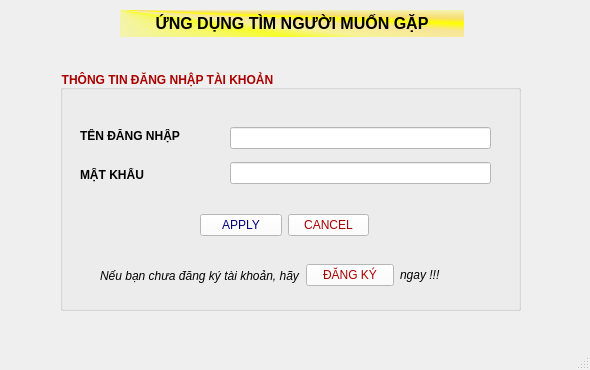
<?xml version="1.0" encoding="UTF-8"?>
<ui version="4.0">
 <class>Sign_In_Page</class>
 <widget class="QMainWindow" name="Sign_In_Page">
  <property name="geometry">
   <rect>
    <x>0</x>
    <y>0</y>
    <width>590</width>
    <height>370</height>
   </rect>
  </property>
  <property name="windowTitle">
   <string>MainWindow</string>
  </property>
  <widget class="QWidget" name="centralwidget">
   <widget class="QLabel" name="title_label">
    <property name="geometry">
     <rect>
      <x>120</x>
      <y>10</y>
      <width>344</width>
      <height>27</height>
     </rect>
    </property>
    <property name="font">
     <font>
      <pointsize>12</pointsize>
      <bold>true</bold>
     </font>
    </property>
    <property name="mouseTracking">
     <bool>true</bool>
    </property>
    <property name="styleSheet">
     <string notr="true">background-color: qconicalgradient(cx:0, cy:0, angle:135, stop:0 rgba(255, 255, 0, 69), stop:0.375 rgba(255, 255, 0, 69), stop:0.423533 rgba(251, 255, 0, 145), stop:0.45 rgba(247, 255, 0, 208), stop:0.477581 rgba(255, 244, 71, 130), stop:0.518717 rgba(255, 218, 71, 130), stop:0.55 rgba(255, 255, 0, 255), stop:0.57754 rgba(255, 203, 0, 130), stop:0.625 rgba(255, 255, 0, 69), stop:1 rgba(255, 255, 0, 69));
color: rgb(0, 0, 0);</string>
    </property>
    <property name="text">
     <string>&lt;html&gt;&lt;head/&gt;&lt;body&gt;&lt;p align=&quot;center&quot;&gt;ỨNG DỤNG TÌM NGƯỜI MUỐN GẶP&lt;/p&gt;&lt;/body&gt;&lt;/html&gt;</string>
    </property>
   </widget>
   <widget class="QGroupBox" name="info_login">
    <property name="geometry">
     <rect>
      <x>60</x>
      <y>70</y>
      <width>461</width>
      <height>241</height>
     </rect>
    </property>
    <property name="font">
     <font>
      <bold>true</bold>
     </font>
    </property>
    <property name="styleSheet">
     <string notr="true">border-color: rgb(170, 0, 0);
color: rgb(170, 0, 0);</string>
    </property>
    <property name="title">
     <string>THÔNG TIN ĐĂNG NHẬP TÀI KHOẢN</string>
    </property>
    <widget class="QWidget" name="verticalLayoutWidget">
     <property name="geometry">
      <rect>
       <x>20</x>
       <y>50</y>
       <width>151</width>
       <height>71</height>
      </rect>
     </property>
     <layout class="QVBoxLayout" name="verticalLayout">
      <item>
       <widget class="QLabel" name="name_label">
        <property name="font">
         <font>
          <bold>false</bold>
         </font>
        </property>
        <property name="styleSheet">
         <string notr="true">color: rgb(0, 0, 0);</string>
        </property>
        <property name="text">
         <string>&lt;html&gt;&lt;head/&gt;&lt;body&gt;&lt;p&gt;&lt;span style=&quot; font-weight:700;&quot;&gt;TÊN ĐĂNG NHẬP&lt;/span&gt;&lt;/p&gt;&lt;/body&gt;&lt;/html&gt;</string>
        </property>
       </widget>
      </item>
      <item>
       <widget class="QLabel" name="password_label">
        <property name="font">
         <font>
          <bold>false</bold>
         </font>
        </property>
        <property name="styleSheet">
         <string notr="true">color: rgb(0, 0, 0);</string>
        </property>
        <property name="text">
         <string>&lt;html&gt;&lt;head/&gt;&lt;body&gt;&lt;p&gt;&lt;span style=&quot; font-weight:700;&quot;&gt;MẬT KHẨU&lt;/span&gt;&lt;/p&gt;&lt;/body&gt;&lt;/html&gt;</string>
        </property>
       </widget>
      </item>
     </layout>
    </widget>
    <widget class="QWidget" name="verticalLayoutWidget_2">
     <property name="geometry">
      <rect>
       <x>170</x>
       <y>50</y>
       <width>261</width>
       <height>71</height>
      </rect>
     </property>
     <layout class="QVBoxLayout" name="verticalLayout_2">
      <item>
       <widget class="QLineEdit" name="account_name">
        <property name="styleSheet">
         <string notr="true">background-color: rgb(255, 255, 255);
color: rgb(0, 0, 0);</string>
        </property>
       </widget>
      </item>
      <item>
       <widget class="QLineEdit" name="account_password">
        <property name="styleSheet">
         <string notr="true">color: rgb(0, 0, 0);
background-color: rgb(255, 255, 255);</string>
        </property>
       </widget>
      </item>
     </layout>
    </widget>
    <widget class="QWidget" name="horizontalLayoutWidget">
     <property name="geometry">
      <rect>
       <x>40</x>
       <y>190</y>
       <width>387</width>
       <height>31</height>
      </rect>
     </property>
     <layout class="QHBoxLayout" name="horizontalLayout">
      <item>
       <widget class="QLabel" name="mov_register">
        <property name="font">
         <font>
          <family>Segoe UI</family>
          <pointsize>9</pointsize>
          <italic>true</italic>
          <bold>false</bold>
         </font>
        </property>
        <property name="styleSheet">
         <string notr="true">font: italic 9pt &quot;Segoe UI&quot;;
color: rgb(0, 0, 0);</string>
        </property>
        <property name="text">
         <string>Nếu bạn chưa đăng ký tài khoản, hãy</string>
        </property>
       </widget>
      </item>
      <item>
       <widget class="QPushButton" name="signup_button">
        <property name="styleSheet">
         <string notr="true">color: rgb(170, 0, 0);
font: 700 italic 9pt &quot;Segoe UI&quot;;
background-color: rgb(255, 255, 255);</string>
        </property>
        <property name="text">
         <string>ĐĂNG KÝ</string>
        </property>
       </widget>
      </item>
      <item>
       <widget class="QLabel" name="label_3">
        <property name="font">
         <font>
          <bold>false</bold>
         </font>
        </property>
        <property name="styleSheet">
         <string notr="true">color: rgb(0, 0, 0);</string>
        </property>
        <property name="text">
         <string>&lt;html&gt;&lt;head/&gt;&lt;body&gt;&lt;p&gt;&lt;span style=&quot; font-style:italic;&quot;&gt;ngay !!!&lt;/span&gt;&lt;/p&gt;&lt;/body&gt;&lt;/html&gt;</string>
        </property>
       </widget>
      </item>
     </layout>
    </widget>
    <widget class="QWidget" name="horizontalLayoutWidget_2">
     <property name="geometry">
      <rect>
       <x>140</x>
       <y>140</y>
       <width>169</width>
       <height>31</height>
      </rect>
     </property>
     <layout class="QHBoxLayout" name="exit_dialog">
      <item>
       <widget class="QPushButton" name="apply_button">
        <property name="styleSheet">
         <string notr="true">color: rgb(0, 0, 127);
background-color: rgb(255, 255, 255);
font: 700 9pt &quot;Segoe UI&quot;;</string>
        </property>
        <property name="text">
         <string>APPLY</string>
        </property>
       </widget>
      </item>
      <item>
       <widget class="QPushButton" name="cancel_button">
        <property name="styleSheet">
         <string notr="true">color: rgb(170, 0, 0);
background-color: rgb(255, 255, 255);
font: 700 9pt &quot;Segoe UI&quot;;</string>
        </property>
        <property name="text">
         <string>CANCEL</string>
        </property>
       </widget>
      </item>
     </layout>
    </widget>
   </widget>
  </widget>
  <widget class="QMenuBar" name="menubar">
   <property name="geometry">
    <rect>
     <x>0</x>
     <y>0</y>
     <width>590</width>
     <height>25</height>
    </rect>
   </property>
  </widget>
  <widget class="QStatusBar" name="statusbar"/>
 </widget>
 <resources/>
 <connections/>
</ui>
